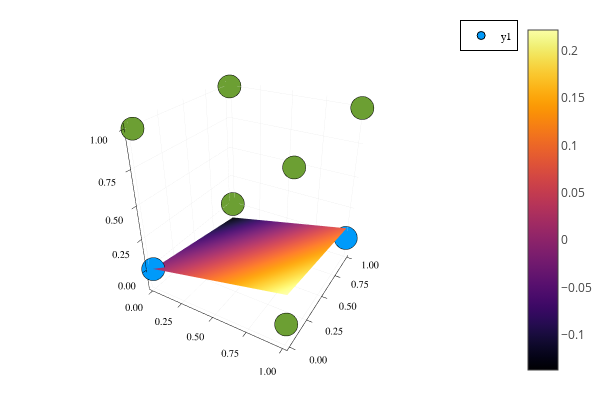

Write notebook code for a chart like this one.
### Code cell
plot_results(data_ex3,"f4")

### Figure 1 — Plotly figure (JSON) as saved in the notebook; plotly's stock layout.template omitted (floating-point values rounded to 4 significant figures; data arrays with more than 128 entries replaced by an {"elided": "..."} marker saying what was removed)
{"data": [{"colorbar": {"title": ""}, "legendgroup": "y1", "marker": {"color": "rgba(0, 154, 250, 1.000)", "line": {"color": "rgba(0, 0, 0, 1.000)", "width": 1}, "size": 8, "symbol": "circle"}, "mode": "markers", "name": "y1", "showlegend": true, "type": "scatter3d", "x": [0], "xaxis": "x1", "y": [0], "yaxis": "y1", "z": [0], "zmax": 0.2218, "zmin": -0.1372}, {"colorbar": {"title": ""}, "legendgroup": "y1", "marker": {"color": "rgba(108, 159, 51, 1.000)", "line": {"color": "rgba(0, 0, 0, 1.000)", "width": 1}, "size": 8, "symbol": "circle"}, "mode": "markers", "name": "y1", "showlegend": false, "type": "scatter3d", "x": [0], "xaxis": "x1", "y": [0], "yaxis": "y1", "z": [1], "zmax": 0.2218, "zmin": -0.1372}, {"colorbar": {"title": ""}, "legendgroup": "y1", "marker": {"color": "rgba(108, 159, 51, 1.000)", "line": {"color": "rgba(0, 0, 0, 1.000)", "width": 1}, "size": 8, "symbol": "circle"}, "mode": "markers", "name": "y1", "showlegend": false, "type": "scatter3d", "x": [0], "xaxis": "x1", "y": [1], "yaxis": "y1", "z": [0], "zmax": 0.2218, "zmin": -0.1372}, {"colorbar": {"title": ""}, "legendgroup": "y1", "marker": {"color": "rgba(108, 159, 51, 1.000)", "line": {"color": "rgba(0, 0, 0, 1.000)", "width": 1}, "size": 8, "symbol": "circle"}, "mode": "markers", "name": "y1", "showlegend": false, "type": "scatter3d", "x": [0], "xaxis": "x1", "y": [1], "yaxis": "y1", "z": [1], "zmax": 0.2218, "zmin": -0.1372}, {"colorbar": {"title": ""}, "legendgroup": "y1", "marker": {"color": "rgba(108, 159, 51, 1.000)", "line": {"color": "rgba(0, 0, 0, 1.000)", "width": 1}, "size": 8, "symbol": "circle"}, "mode": "markers", "name": "y1", "showlegend": false, "type": "scatter3d", "x": [1], "xaxis": "x1", "y": [0], "yaxis": "y1", "z": [0], "zmax": 0.2218, "zmin": -0.1372}, {"colorbar": {"title": ""}, "legendgroup": "y1", "marker": {"color": "rgba(108, 159, 51, 1.000)", "line": {"color": "rgba(0, 0, 0, 1.000)", "width": 1}, "size": 8, "symbol": "circle"}, "mode": "markers", "name": "y1", "showlegend": false, "type": "scatter3d", "x": [1], "xaxis": "x1", "y": [0], "yaxis": "y1", "z": [1], "zmax": 0.2218, "zmin": -0.1372}, {"colorbar": {"title": ""}, "legendgroup": "y1", "marker": {"color": "rgba(0, 154, 250, 1.000)", "line": {"color": "rgba(0, 0, 0, 1.000)", "width": 1}, "size": 8, "symbol": "circle"}, "mode": "markers", "name": "y1", "showlegend": false, "type": "scatter3d", "x": [1], "xaxis": "x1", "y": [1], "yaxis": "y1", "z": [0], "zmax": 0.2218, "zmin": -0.1372}, {"colorbar": {"title": ""}, "legendgroup": "y1", "marker": {"color": "rgba(108, 159, 51, 1.000)", "line": {"color": "rgba(0, 0, 0, 1.000)", "width": 1}, "size": 8, "symbol": "circle"}, "mode": "markers", "name": "y1", "showlegend": false, "type": "scatter3d", "x": [1], "xaxis": "x1", "y": [1], "yaxis": "y1", "z": [1], "zmax": 0.2218, "zmin": -0.1372}, {"colorbar": {"title": ""}, "colorscale": {"elided": "256x2 mixed values"}, "hoverinfo": "none", "name": "y2", "opacity": null, "showlegend": false, "showscale": true, "type": "surface", "x": [0, 1], "xaxis": "x1", "y": [0, 1], "yaxis": "y1", "z": [[0, 0.2218], [-0.1372, 0.08459]], "zmax": 0.2218, "zmin": -0.1372}], "layout": {"annotations": [], "height": 400, "legend": {"bgcolor": "rgba(255, 255, 255, 1.000)", "bordercolor": "rgba(0, 0, 0, 1.000)", "borderwidth": 1, "font": {"color": "rgba(0, 0, 0, 1.000)", "family": "sans-serif", "size": 11}, "tracegroupgap": 0, "traceorder": "normal", "x": 1.02, "xanchor": "auto", "y": 1, "yanchor": "auto"}, "margin": {"b": 20, "l": 0, "r": 0, "t": 20}, "paper_bgcolor": "rgba(255, 255, 255, 1.000)", "plot_bgcolor": "rgba(255, 255, 255, 1.000)", "scene": {"camera": {"eye": {"x": 1.126, "y": -1.95, "z": 1.3}}, "xaxis": {"anchor": "y1", "domain": [0.06582, 0.9934], "gridcolor": "rgba(0, 0, 0, 0.100)", "gridwidth": 0.5, "linecolor": "rgba(0, 0, 0, 1.000)", "mirror": false, "range": [-0.03, 1.03], "showgrid": true, "showline": true, "showticklabels": true, "tickangle": 0, "tickcolor": "rgb(0, 0, 0)", "tickfont": {"color": "rgba(0, 0, 0, 1.000)", "family": "sans-serif", "size": 11}, "tickmode": "array", "ticks": "inside", "ticktext": ["0.00", "0.25", "0.50", "0.75", "1.00"], "tickvals": [0, 0.25, 0.5, 0.75, 1], "title": "", "titlefont": {"color": "rgba(0, 0, 0, 1.000)", "family": "sans-serif", "size": 15}, "type": "-", "visible": true, "zeroline": false, "zerolinecolor": "rgba(0, 0, 0, 1.000)"}, "yaxis": {"anchor": "x1", "domain": [0.03762, 0.9902], "gridcolor": "rgba(0, 0, 0, 0.100)", "gridwidth": 0.5, "linecolor": "rgba(0, 0, 0, 1.000)", "mirror": false, "range": [-0.03, 1.03], "showgrid": true, "showline": true, "showticklabels": true, "tickangle": 0, "tickcolor": "rgb(0, 0, 0)", "tickfont": {"color": "rgba(0, 0, 0, 1.000)", "family": "sans-serif", "size": 11}, "tickmode": "array", "ticks": "inside", "ticktext": ["0.00", "0.25", "0.50", "0.75", "1.00"], "tickvals": [0, 0.25, 0.5, 0.75, 1], "title": "", "titlefont": {"color": "rgba(0, 0, 0, 1.000)", "family": "sans-serif", "size": 15}, "type": "-", "visible": true, "zeroline": false, "zerolinecolor": "rgba(0, 0, 0, 1.000)"}, "zaxis": {"gridcolor": "rgba(0, 0, 0, 0.100)", "gridwidth": 0.5, "linecolor": "rgba(0, 0, 0, 1.000)", "mirror": false, "range": [-0.1713, 1.034], "showgrid": true, "showline": true, "showticklabels": true, "tickangle": 0, "tickcolor": "rgb(0, 0, 0)", "tickfont": {"color": "rgba(0, 0, 0, 1.000)", "family": "sans-serif", "size": 11}, "tickmode": "array", "ticks": "inside", "ticktext": ["0.00", "0.25", "0.50", "0.75", "1.00"], "tickvals": [0, 0.25, 0.5, 0.75, 1], "title": "", "titlefont": {"color": "rgba(0, 0, 0, 1.000)", "family": "sans-serif", "size": 15}, "type": "-", "visible": true, "zeroline": false, "zerolinecolor": "rgba(0, 0, 0, 1.000)"}}, "showlegend": true, "width": 600}}
